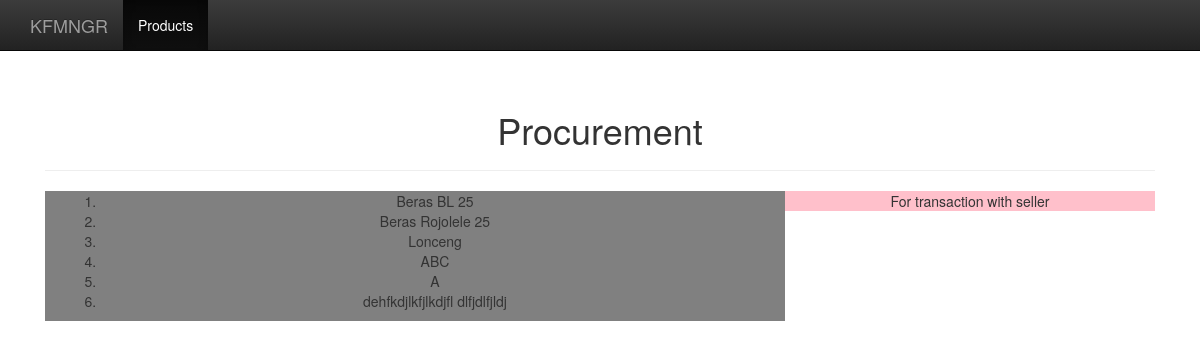
Page /transaction/ on the earlier database version.
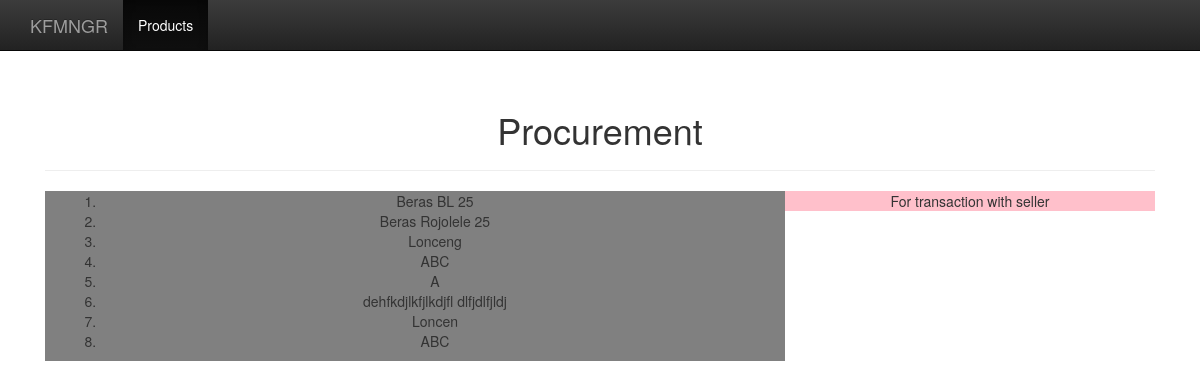
Same page on the later database version.
### products/models.py (models this page shows, shortened)
class Product(models.Model):
    name = models.CharField(max_length=100)
    price = models.IntegerField(default=0)
    detail = models.CharField(max_length=100)
    weight = models.IntegerField(default=0)
    sku = models.CharField(blank=True, null=True, max_length=10)
    stock = models.IntegerField(default=0)
    created_at = models.DateTimeField(auto_now_add = True, auto_now = False)
    updated_at = models.DateTimeField(auto_now_add = False, auto_now = True)
    @staticmethod
    def get_all_products():
        return Product.objects.all()

### transactions/views.py (the view)
# urls.py: url(r'^transaction/$', buying, name='buying'),
def buying(request):
    products = Product.get_all_products()
    return render(request, 'buying.html', {'products':products})

### transactions/templates/buying.html (shortened to what this page needs)
{% extends 'base.html' %}
{% block content %}
<h1>Procurement</h1>
<hr>
<div class="col-md-8" style="background: grey;">
  <ol>
  {% for product in products %}
    <li>
      {{product.name}}
    </li>
  {% endfor %}
  </ol>
</div>
<div class="col-md-4" style="background: pink;">
  For transaction with seller
</div>
{% endblock %}

Differences in the rows shown:
added Product: name "Loncen"
added Product: name "ABC"
